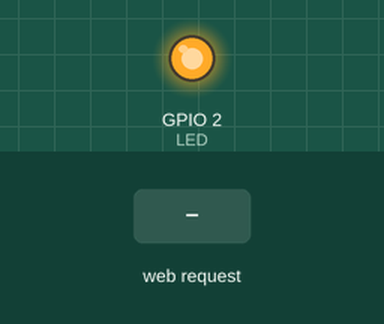
This program was run on a simulated ESP8266 (NodeMCU). Shown: output pins drawn as LEDs (lit = HIGH). The test bench sets the inputs (shaded band). WiFi joins after 1.5 s; servers stay silent unless stated; what the program prints to the serial monitor is not drawn.

Above: at 2.7 s.
2.8 s: HTTP request GET /set?value=1 received
At 4.3 s:
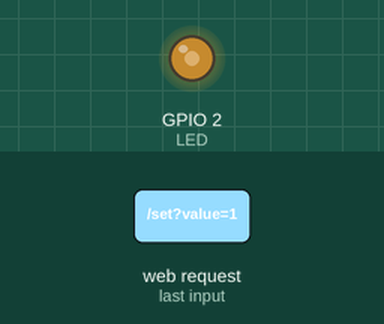
4.8 s: HTTP request GET /set?value=120 received
At 5.1 s:
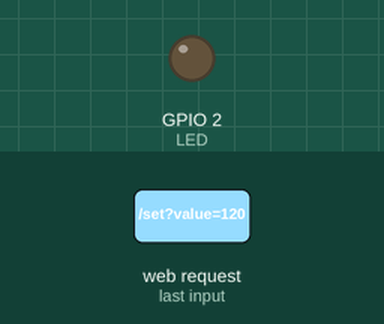
10.8 s: HTTP request GET /set received
Timing chart, 0 to 14.8 s (numbered marks = the images above; inputs shaded):
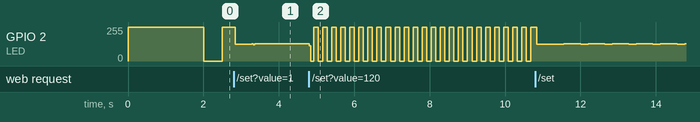

The program:

main.cpp
```cpp
#include <ESP8266WiFi.h>
#include <WiFiClient.h>
#include <ESP8266WebServer.h>

const char *ssid = "FTTH-1-2.4G-483580_EXT";
const char *password = "QyFxdyrD";

//---------------------------------------------------------------
// Our HTML webpage contents in program memory
const char MAIN_page[] PROGMEM = R"=====(
<!DOCTYPE html>
<head>
    <script src="https://ajax.googleapis.com/ajax/libs/jquery/3.5.1/jquery.min.js"></script>
</head>
<html>
<body>
<script>
                function set_delay(value) {
            $.ajax({
                url: '/set',
                type: "POST",
                data: { value: value, },
                success: function (data) {
                    document.getElementById("delay-value").innerHTML = value;
                }
            });
        }
            </script>
<center>
<input type="range" id="delay" min="0" max="5000" oninput="set_delay(this.value)" onchange="set_delay(this.value)" step="10">
<p id="delay-value">500</p>
<center>
</body>
</html>
)=====";
//---------------------------------------------------------------
// On board LED Connected to GPIO2
#define LED 2

// SSID and Password of your WiFi router

// Declare a global object variable from the ESP8266WebServer class.
unsigned int led_delay = 500;
unsigned long previousMillis = 0;
int ledState = LOW;
ESP8266WebServer server(80); // Server on port 80

//===============================================================
// This routine is executed when you open its IP in browser
//===============================================================
void handleRoot()
{
  Serial.println("You called root page");
  String s = MAIN_page;             // Read HTML contents
  server.send(200, "text/html", s); // Send web page
}

//==============================================================
//                  SETUP
//==============================================================
void setup(void)
{
  Serial.begin(115200);

  WiFi.begin(ssid, password); // Connect to your WiFi router
  Serial.println("");

  // Onboard LED port Direction output
  pinMode(LED, OUTPUT);
  // Power on LED state off
  digitalWrite(LED, HIGH);

  // Wait for connection
  while (WiFi.status() != WL_CONNECTED)
  {
    delay(500);
    Serial.print(".");
  }

  // If connection successful show IP address in serial monitor
  Serial.println("");
  Serial.print("Connected to ");
  Serial.println(ssid);
  Serial.print("IP address: ");
  Serial.println(WiFi.localIP()); // IP address assigned to your ESP

  server.on("/", handleRoot); // Which routine to handle at root location. This is display page
  server.on("/set", []()
            {
    String value = server.arg("value");
    led_delay = value.toInt();
    server.send(200, "text/plain", value); });

  server.begin(); // Start server
  Serial.println("HTTP server started");
}
//==============================================================
//                     LOOP
//==============================================================
void blink(int currentMillis)
{
  if (currentMillis - previousMillis >= led_delay)
  {
    // save the last time you blinked the LED
    previousMillis = currentMillis;

    // if the LED is off turn it on and vice-versa:
    if (ledState == LOW)
    {
      ledState = HIGH;
    }
    else
    {
      ledState = LOW;
    }
    digitalWrite(LED, ledState); // set the LED with the ledState of LED
  }
}

void loop(void)
{
  unsigned long currentMillis = millis();
  blink(currentMillis);
  server.handleClient(); // Handle client requests
}
```

Measured:
- after the input at 4.8 s, GPIO 2 (LED): 129/255 → 114/255 at once, then moves between 0/255 and 255/255, repeating every 0.24 s
